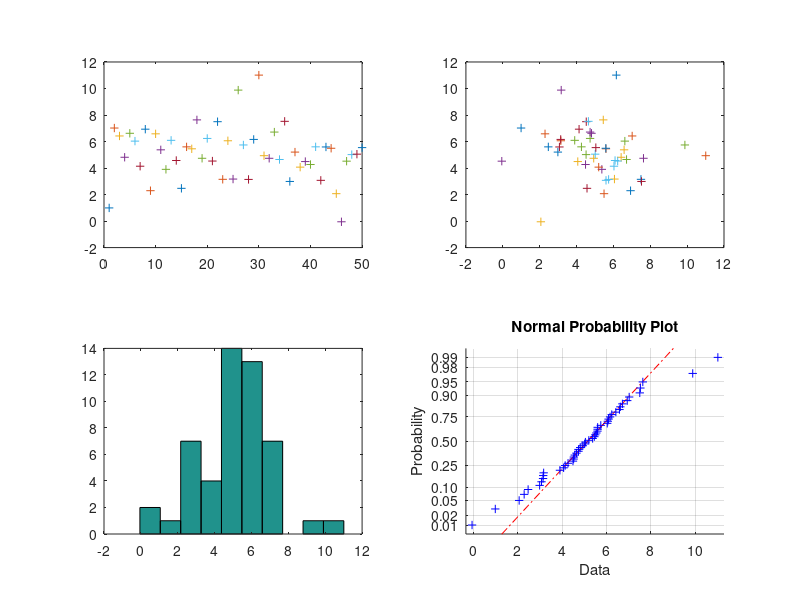

Reproduce this figure in MATLAB.
x=normrnd(5,2,50,1);
for i=1:length(x)
    subplot(2,2,1);
    plot(i,x(i),'+');
    hold on
end
for i=2:length(x)
    subplot(2,2,2);
    plot(x(i-1),x(i),'+');
    hold on
end
subplot(2,2,3);
hist(x);
subplot(2,2,4);
normplot(x);